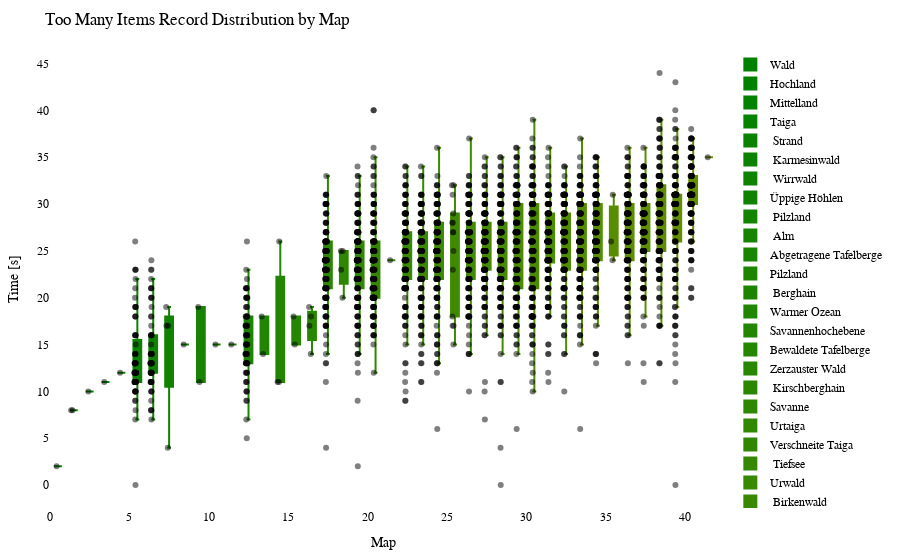

Notebook code cell kept with this figure:
### Code cell
import plotly.graph_objects as go
import plotly.io as pio

df = getRecordsDataframe(minigame="Sammelwahn")

# sort df columns by mean value 
df = df.reindex(df.mean().sort_values().index, axis=1)

# drop sum column
df = df.drop(columns=["Sum"])

# remove "Punkte" from all columns
df.columns = df.columns.str.replace('Punkte', '')

cmap = LinearSegmentedColormap.from_list("green_orange", ["green", "orange"])
colors = [to_hex(cmap(i / (num_columns - 1))) for i in range(num_columns)]

# Calculate the offset for centering the data points
num_columns = len(df.columns)
offset = 0.5

# Create a Swarm plot using Plotly
fig = go.Figure()

for i, (column, color) in enumerate(zip(df.columns, colors)):
    x_values = [i + offset] * len(df[column])  # Adjust x-values with offset for horizontal centering
    fig.add_trace(go.Box(x=x_values,
                         y=df[column],
                         name=column,
                         boxpoints='all',
                         pointpos=-0.5,  # Adjust point position to prevent overlapping
                         marker=dict(color='rgba(0,0,0,0.5)', size=6),  # Adjust marker color and size
                         line=dict(color=color),
                         fillcolor=color,
                         hovertext=df_to_html.index,
                         hoverinfo='name+text+y',
                         showlegend=True))

fig.update_layout(title="Too Many Items Record Distribution by Map",
                  xaxis=dict(title="Map"),
                  yaxis=dict(title="Time [s]"),
                  showlegend=True,
                  font=dict(family="Arial", size=12, color="black"),  # Customize font
                  plot_bgcolor="white",  # Set background color
                  margin=dict(l=50, r=50, t=50, b=50),  # Adjust margins for better layout
                  )

pio.show(fig)

pio.write_html(fig, "out/sammel_swarm_plot.html")

### Figure 1 — Plotly figure (JSON) as saved in the notebook; plotly's stock layout.template omitted (floating-point values rounded to 4 significant figures; data arrays with more than 128 entries replaced by an {"elided": "..."} marker saying what was removed)
{"data": [{"boxpoints": "all", "fillcolor": "#008000", "hoverinfo": "name+text+y", "hovertext": {"elided": "214 str values"}, "line": {"color": "#008000"}, "marker": {"color": "rgba(0,0,0,0.5)", "size": 6}, "name": "Wald", "pointpos": -0.5, "showlegend": true, "type": "box", "x": {"elided": "213 float values"}, "y": {"elided": "213 int values"}}, {"boxpoints": "all", "fillcolor": "#028000", "hoverinfo": "name+text+y", "hovertext": {"elided": "214 str values"}, "line": {"color": "#028000"}, "marker": {"color": "rgba(0,0,0,0.5)", "size": 6}, "name": "Hochland", "pointpos": -0.5, "showlegend": true, "type": "box", "x": {"elided": "213 float values"}, "y": {"elided": "213 int values"}}, {"boxpoints": "all", "fillcolor": "#058100", "hoverinfo": "name+text+y", "hovertext": {"elided": "214 str values"}, "line": {"color": "#058100"}, "marker": {"color": "rgba(0,0,0,0.5)", "size": 6}, "name": "Mittelland", "pointpos": -0.5, "showlegend": true, "type": "box", "x": {"elided": "213 float values"}, "y": {"elided": "213 int values"}}, {"boxpoints": "all", "fillcolor": "#078100", "hoverinfo": "name+text+y", "hovertext": {"elided": "214 str values"}, "line": {"color": "#078100"}, "marker": {"color": "rgba(0,0,0,0.5)", "size": 6}, "name": "Taiga", "pointpos": -0.5, "showlegend": true, "type": "box", "x": {"elided": "213 float values"}, "y": {"elided": "213 int values"}}, {"boxpoints": "all", "fillcolor": "#0a8100", "hoverinfo": "name+text+y", "hovertext": {"elided": "214 str values"}, "line": {"color": "#0a8100"}, "marker": {"color": "rgba(0,0,0,0.5)", "size": 6}, "name": " Strand", "pointpos": -0.5, "showlegend": true, "type": "box", "x": {"elided": "213 float values"}, "y": {"elided": "213 int values"}}, {"boxpoints": "all", "fillcolor": "#0c8200", "hoverinfo": "name+text+y", "hovertext": {"elided": "214 str values"}, "line": {"color": "#0c8200"}, "marker": {"color": "rgba(0,0,0,0.5)", "size": 6}, "name": " Karmesinwald", "pointpos": -0.5, "showlegend": true, "type": "box", "x": {"elided": "213 float values"}, "y": {"elided": "213 int values"}}, {"boxpoints": "all", "fillcolor": "#0f8200", "hoverinfo": "name+text+y", "hovertext": {"elided": "214 str values"}, "line": {"color": "#0f8200"}, "marker": {"color": "rgba(0,0,0,0.5)", "size": 6}, "name": " Wirrwald", "pointpos": -0.5, "showlegend": true, "type": "box", "x": {"elided": "213 float values"}, "y": {"elided": "213 int values"}}, {"boxpoints": "all", "fillcolor": "#118200", "hoverinfo": "name+text+y", "hovertext": {"elided": "214 str values"}, "line": {"color": "#118200"}, "marker": {"color": "rgba(0,0,0,0.5)", "size": 6}, "name": "Üppige Höhlen", "pointpos": -0.5, "showlegend": true, "type": "box", "x": {"elided": "213 float values"}, "y": {"elided": "213 int values"}}, {"boxpoints": "all", "fillcolor": "#148300", "hoverinfo": "name+text+y", "hovertext": {"elided": "214 str values"}, "line": {"color": "#148300"}, "marker": {"color": "rgba(0,0,0,0.5)", "size": 6}, "name": " Pilzland", "pointpos": -0.5, "showlegend": true, "type": "box", "x": {"elided": "213 float values"}, "y": {"elided": "213 int values"}}, {"boxpoints": "all", "fillcolor": "#178300", "hoverinfo": "name+text+y", "hovertext": {"elided": "214 str values"}, "line": {"color": "#178300"}, "marker": {"color": "rgba(0,0,0,0.5)", "size": 6}, "name": " Alm", "pointpos": -0.5, "showlegend": true, "type": "box", "x": {"elided": "213 float values"}, "y": {"elided": "213 int values"}}, {"boxpoints": "all", "fillcolor": "#198400", "hoverinfo": "name+text+y", "hovertext": {"elided": "214 str values"}, "line": {"color": "#198400"}, "marker": {"color": "rgba(0,0,0,0.5)", "size": 6}, "name": "Abgetragene Tafelberge", "pointpos": -0.5, "showlegend": true, "type": "box", "x": {"elided": "213 float values"}, "y": {"elided": "213 int values"}}, {"boxpoints": "all", "fillcolor": "#1c8400", "hoverinfo": "name+text+y", "hovertext": {"elided": "214 str values"}, "line": {"color": "#1c8400"}, "marker": {"color": "rgba(0,0,0,0.5)", "size": 6}, "name": "Pilzland", "pointpos": -0.5, "showlegend": true, "type": "box", "x": {"elided": "213 float values"}, "y": {"elided": "213 int values"}}, {"boxpoints": "all", "fillcolor": "#1e8400", "hoverinfo": "name+text+y", "hovertext": {"elided": "214 str values"}, "line": {"color": "#1e8400"}, "marker": {"color": "rgba(0,0,0,0.5)", "size": 6}, "name": " Berghain", "pointpos": -0.5, "showlegend": true, "type": "box", "x": {"elided": "213 float values"}, "y": {"elided": "213 int values"}}, {"boxpoints": "all", "fillcolor": "#218500", "hoverinfo": "name+text+y", "hovertext": {"elided": "214 str values"}, "line": {"color": "#218500"}, "marker": {"color": "rgba(0,0,0,0.5)", "size": 6}, "name": "Warmer Ozean", "pointpos": -0.5, "showlegend": true, "type": "box", "x": {"elided": "213 float values"}, "y": {"elided": "213 int values"}}, {"boxpoints": "all", "fillcolor": "#238500", "hoverinfo": "name+text+y", "hovertext": {"elided": "214 str values"}, "line": {"color": "#238500"}, "marker": {"color": "rgba(0,0,0,0.5)", "size": 6}, "name": "Savannenhochebene", "pointpos": -0.5, "showlegend": true, "type": "box", "x": {"elided": "213 float values"}, "y": {"elided": "213 int values"}}, {"boxpoints": "all", "fillcolor": "#268600", "hoverinfo": "name+text+y", "hovertext": {"elided": "214 str values"}, "line": {"color": "#268600"}, "marker": {"color": "rgba(0,0,0,0.5)", "size": 6}, "name": "Bewaldete Tafelberge", "pointpos": -0.5, "showlegend": true, "type": "box", "x": {"elided": "213 float values"}, "y": {"elided": "213 int values"}}, {"boxpoints": "all", "fillcolor": "#288600", "hoverinfo": "name+text+y", "hovertext": {"elided": "214 str values"}, "line": {"color": "#288600"}, "marker": {"color": "rgba(0,0,0,0.5)", "size": 6}, "name": "Zerzauster Wald", "pointpos": -0.5, "showlegend": true, "type": "box", "x": {"elided": "213 float values"}, "y": {"elided": "213 int values"}}, {"boxpoints": "all", "fillcolor": "#2b8600", "hoverinfo": "name+text+y", "hovertext": {"elided": "214 str values"}, "line": {"color": "#2b8600"}, "marker": {"color": "rgba(0,0,0,0.5)", "size": 6}, "name": " Kirschberghain", "pointpos": -0.5, "showlegend": true, "type": "box", "x": {"elided": "213 float values"}, "y": {"elided": "213 int values"}}, {"boxpoints": "all", "fillcolor": "#2e8700", "hoverinfo": "name+text+y", "hovertext": {"elided": "214 str values"}, "line": {"color": "#2e8700"}, "marker": {"color": "rgba(0,0,0,0.5)", "size": 6}, "name": "Savanne", "pointpos": -0.5, "showlegend": true, "type": "box", "x": {"elided": "213 float values"}, "y": {"elided": "213 int values"}}, {"boxpoints": "all", "fillcolor": "#308700", "hoverinfo": "name+text+y", "hovertext": {"elided": "214 str values"}, "line": {"color": "#308700"}, "marker": {"color": "rgba(0,0,0,0.5)", "size": 6}, "name": "Urtaiga", "pointpos": -0.5, "showlegend": true, "type": "box", "x": {"elided": "213 float values"}, "y": {"elided": "213 int values"}}, {"boxpoints": "all", "fillcolor": "#338700", "hoverinfo": "name+text+y", "hovertext": {"elided": "214 str values"}, "line": {"color": "#338700"}, "marker": {"color": "rgba(0,0,0,0.5)", "size": 6}, "name": "Verschneite Taiga", "pointpos": -0.5, "showlegend": true, "type": "box", "x": {"elided": "213 float values"}, "y": {"elided": "213 int values"}}, {"boxpoints": "all", "fillcolor": "#358800", "hoverinfo": "name+text+y", "hovertext": {"elided": "214 str values"}, "line": {"color": "#358800"}, "marker": {"color": "rgba(0,0,0,0.5)", "size": 6}, "name": " Tiefsee", "pointpos": -0.5, "showlegend": true, "type": "box", "x": {"elided": "213 float values"}, "y": {"elided": "213 int values"}}, {"boxpoints": "all", "fillcolor": "#388800", "hoverinfo": "name+text+y", "hovertext": {"elided": "214 str values"}, "line": {"color": "#388800"}, "marker": {"color": "rgba(0,0,0,0.5)", "size": 6}, "name": "Urwald", "pointpos": -0.5, "showlegend": true, "type": "box", "x": {"elided": "213 float values"}, "y": {"elided": "213 int values"}}, {"boxpoints": "all", "fillcolor": "#3a8800", "hoverinfo": "name+text+y", "hovertext": {"elided": "214 str values"}, "line": {"color": "#3a8800"}, "marker": {"color": "rgba(0,0,0,0.5)", "size": 6}, "name": " Birkenwald", "pointpos": -0.5, "showlegend": true, "type": "box", "x": {"elided": "213 float values"}, "y": {"elided": "213 int values"}}, {"boxpoints": "all", "fillcolor": "#3d8900", "hoverinfo": "name+text+y", "hovertext": {"elided": "214 str values"}, "line": {"color": "#3d8900"}, "marker": {"color": "rgba(0,0,0,0.5)", "size": 6}, "name": " Sumpf", "pointpos": -0.5, "showlegend": true, "type": "box", "x": {"elided": "213 float values"}, "y": {"elided": "213 int values"}}, {"boxpoints": "all", "fillcolor": "#408900", "hoverinfo": "name+text+y", "hovertext": {"elided": "214 str values"}, "line": {"color": "#408900"}, "marker": {"color": "rgba(0,0,0,0.5)", "size": 6}, "name": "Blumenwald", "pointpos": -0.5, "showlegend": true, "type": "box", "x": {"elided": "213 float values"}, "y": {"elided": "213 int values"}}, {"boxpoints": "all", "fillcolor": "#428a00", "hoverinfo": "name+text+y", "hovertext": {"elided": "214 str values"}, "line": {"color": "#428a00"}, "marker": {"color": "rgba(0,0,0,0.5)", "size": 6}, "name": "Zerzauste Hügel", "pointpos": -0.5, "showlegend": true, "type": "box", "x": {"elided": "213 float values"}, "y": {"elided": "213 int values"}}, {"boxpoints": "all", "fillcolor": "#458a00", "hoverinfo": "name+text+y", "hovertext": {"elided": "214 str values"}, "line": {"color": "#458a00"}, "marker": {"color": "rgba(0,0,0,0.5)", "size": 6}, "name": " Bambusdschungel", "pointpos": -0.5, "showlegend": true, "type": "box", "x": {"elided": "213 float values"}, "y": {"elided": "213 int values"}}, {"boxpoints": "all", "fillcolor": "#478a00", "hoverinfo": "name+text+y", "hovertext": {"elided": "214 str values"}, "line": {"color": "#478a00"}, "marker": {"color": "rgba(0,0,0,0.5)", "size": 6}, "name": " Dschungel", "pointpos": -0.5, "showlegend": true, "type": "box", "x": {"elided": "213 float values"}, "y": {"elided": "213 int values"}}, {"boxpoints": "all", "fillcolor": "#4a8b00", "hoverinfo": "name+text+y", "hovertext": {"elided": "214 str values"}, "line": {"color": "#4a8b00"}, "marker": {"color": "rgba(0,0,0,0.5)", "size": 6}, "name": " Taiga", "pointpos": -0.5, "showlegend": true, "type": "box", "x": {"elided": "213 float values"}, "y": {"elided": "213 int values"}}, {"boxpoints": "all", "fillcolor": "#4c8b00", "hoverinfo": "name+text+y", "hovertext": {"elided": "214 str values"}, "line": {"color": "#4c8b00"}, "marker": {"color": "rgba(0,0,0,0.5)", "size": 6}, "name": "Verschneite Ebene", "pointpos": -0.5, "showlegend": true, "type": "box", "x": {"elided": "213 float values"}, "y": {"elided": "213 int values"}}, {"boxpoints": "all", "fillcolor": "#4f8b00", "hoverinfo": "name+text+y", "hovertext": {"elided": "214 str values"}, "line": {"color": "#4f8b00"}, "marker": {"color": "rgba(0,0,0,0.5)", "size": 6}, "name": " Wald", "pointpos": -0.5, "showlegend": true, "type": "box", "x": {"elided": "213 float values"}, "y": {"elided": "213 int values"}}, {"boxpoints": "all", "fillcolor": "#518c00", "hoverinfo": "name+text+y", "hovertext": {"elided": "214 str values"}, "line": {"color": "#518c00"}, "marker": {"color": "rgba(0,0,0,0.5)", "size": 6}, "name": "Zerzauste Savanne", "pointpos": -0.5, "showlegend": true, "type": "box", "x": {"elided": "213 float values"}, "y": {"elided": "213 int values"}}, {"boxpoints": "all", "fillcolor": "#548c00", "hoverinfo": "name+text+y", "hovertext": {"elided": "214 str values"}, "line": {"color": "#548c00"}, "marker": {"color": "rgba(0,0,0,0.5)", "size": 6}, "name": " Savannenhochebene", "pointpos": -0.5, "showlegend": true, "type": "box", "x": {"elided": "213 float values"}, "y": {"elided": "213 int values"}}, {"boxpoints": "all", "fillcolor": "#578d00", "hoverinfo": "name+text+y", "hovertext": {"elided": "214 str values"}, "line": {"color": "#578d00"}, "marker": {"color": "rgba(0,0,0,0.5)", "size": 6}, "name": "Lichter Dschungel", "pointpos": -0.5, "showlegend": true, "type": "box", "x": {"elided": "213 float values"}, "y": {"elided": "213 int values"}}, {"boxpoints": "all", "fillcolor": "#598d00", "hoverinfo": "name+text+y", "hovertext": {"elided": "214 str values"}, "line": {"color": "#598d00"}, "marker": {"color": "rgba(0,0,0,0.5)", "size": 6}, "name": " Sonnenblumenebene", "pointpos": -0.5, "showlegend": true, "type": "box", "x": {"elided": "213 float values"}, "y": {"elided": "213 int values"}}, {"boxpoints": "all", "fillcolor": "#5c8d00", "hoverinfo": "name+text+y", "hovertext": {"elided": "214 str values"}, "line": {"color": "#5c8d00"}, "marker": {"color": "rgba(0,0,0,0.5)", "size": 6}, "name": "Dichter Wald", "pointpos": -0.5, "showlegend": true, "type": "box", "x": {"elided": "213 float values"}, "y": {"elided": "213 int values"}}, {"boxpoints": "all", "fillcolor": "#5e8e00", "hoverinfo": "name+text+y", "hovertext": {"elided": "214 str values"}, "line": {"color": "#5e8e00"}, "marker": {"color": "rgba(0,0,0,0.5)", "size": 6}, "name": "Sonnenblumenebene", "pointpos": -0.5, "showlegend": true, "type": "box", "x": {"elided": "213 float values"}, "y": {"elided": "213 int values"}}, {"boxpoints": "all", "fillcolor": "#618e00", "hoverinfo": "name+text+y", "hovertext": {"elided": "214 str values"}, "line": {"color": "#618e00"}, "marker": {"color": "rgba(0,0,0,0.5)", "size": 6}, "name": " Ebene", "pointpos": -0.5, "showlegend": true, "type": "box", "x": {"elided": "213 float values"}, "y": {"elided": "213 int values"}}, {"boxpoints": "all", "fillcolor": "#638e00", "hoverinfo": "name+text+y", "hovertext": {"elided": "214 str values"}, "line": {"color": "#638e00"}, "marker": {"color": "rgba(0,0,0,0.5)", "size": 6}, "name": " Savanne", "pointpos": -0.5, "showlegend": true, "type": "box", "x": {"elided": "213 float values"}, "y": {"elided": "213 int values"}}, {"boxpoints": "all", "fillcolor": "#668f00", "hoverinfo": "name+text+y", "hovertext": {"elided": "214 str values"}, "line": {"color": "#668f00"}, "marker": {"color": "rgba(0,0,0,0.5)", "size": 6}, "name": " Blumenwald", "pointpos": -0.5, "showlegend": true, "type": "box", "x": {"elided": "213 float values"}, "y": {"elided": "213 int values"}}, {"boxpoints": "all", "fillcolor": "#688f00", "hoverinfo": "name+text+y", "hovertext": {"elided": "214 str values"}, "line": {"color": "#688f00"}, "marker": {"color": "rgba(0,0,0,0.5)", "size": 6}, "name": " Tropfsteinhöhlen", "pointpos": -0.5, "showlegend": true, "type": "box", "x": {"elided": "213 float values"}, "y": {"elided": "213 int values"}}], "layout": {"font": {"color": "black", "family": "Arial", "size": 12}, "margin": {"b": 50, "l": 50, "r": 50, "t": 50}, "plot_bgcolor": "white", "showlegend": true, "title": {"text": "Too Many Items Record Distribution by Map"}, "xaxis": {"title": {"text": "Map"}}, "yaxis": {"title": {"text": "Time [s]"}}}}
